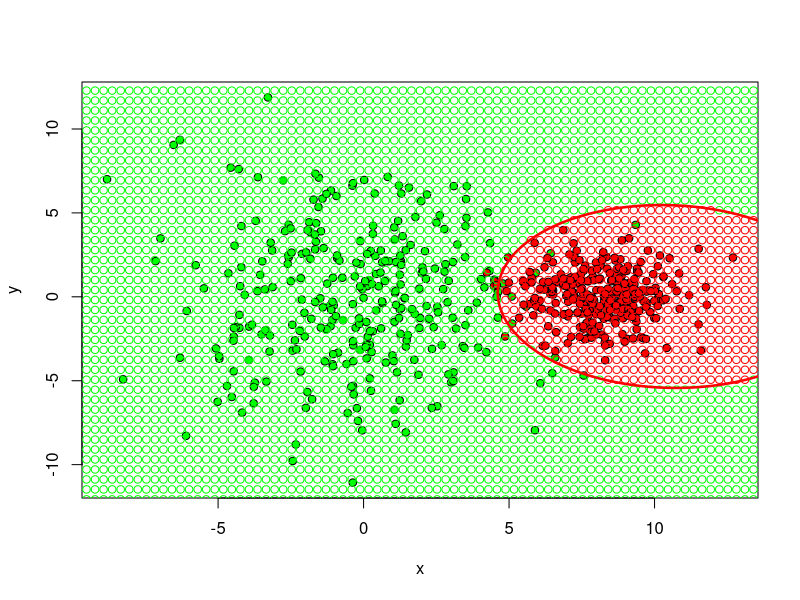

This figure's R source:
library(MASS) # Generation of multidimensional normal distribution

getCurveFunc <- function(sigma1, mu1, sigma2, mu2) {
  d1 <- det(sigma1)
  d2 <- det(sigma2)
  invs1 <- solve(sigma1)
  invs2 <- solve(sigma2)
  
  a <- invs1 - invs2
  b <- invs1 %*% t(mu1) - invs2 %*% t(mu2)
  
  A <- a[1,1] # x^2
  B <- a[2,2] # y^2
  C <- 2 * a[1, 2] # xy
  D <- -2 * b[1, 1] # x
  E <- -2 * b[2, 1] # y
  G <- c(mu1 %*% invs1 %*% t(mu1) - mu2 %*% invs2 %*% t(mu2)) + log(abs(det(sigma1))) - log(abs(det(sigma2)))
  
  func <- function(x,y) {
    x^2 * A + y^2 * B + x*y*C + x*D + y*E + G
  }
  return(func)
}

getPlugInClassificator <- function(Prob = c(1),Prior = c(2),means,vars)
{
  n <- dim(means)[1]
  funcs <- list()
  
  makefunc <- function(i) {
    force(i)
    function(X)
    { 
      res <- Prob[i] * Prior[i]
      l <- length(X)
      chisl <- exp(
        (-1/2)*(
          t(X-as.vector(means[,i])) %*% solve(vars[[i]]) %*% (X-as.vector(means[,i]))
        )
      )
      res <- res * chisl/((2*pi) * det(vars[[i]])^(1/2))
      
      return(res)
    }
  }
  for(i in seq(n))
  {
    funcs[[i]] <- makefunc(i)
  }
  
  solvingFunc <- function(X)
  {
    results <- vector()
    for (i in seq(n))
    {
      results[i] <- funcs[[i]](X)
    }
    return(which.max(results))
  }
  return(solvingFunc)
}

# Count of objects in each class
objects_count <- 300 

# Generation of test data
Sigma1 <- matrix(c(10, 0, 0, 15), 2, 2)
Sigma2 <- matrix(c(2, 0, 0, 2), 2, 2)
Mu1 <- c(0, 0)
Mu2 <- c(8, 0)
xy1 <- mvrnorm(n = objects_count, Mu1, Sigma1)
xy2 <- mvrnorm(n = objects_count, Mu2, Sigma2)

# Assembling 2 classes in one sample xl
xl <- rbind(cbind(xy1, 1), cbind(xy2, 2))

# Drawing the training sample
colors <- c("green", "red")
plot(NULL, xlim=c(min(xl[ , 1]),max(xl[ , 1])), ylim=c(min(xl[ , 2]),max(xl[ , 2])), ylab="y", xlab="x")
points(xl[ , 1], xl[ , 2], pch = 21, bg = colors[xl[ ,3]], asp = 1, xlab = "x", ylab = "y")
# Evaluation
mu1 <- matrix(c(mean(xy1[,1]),mean(xy1[,2])),1,2)
mu2 <- matrix(c(mean(xy2[,1]),mean(xy2[,2])),1,2)

sigma1 <- var(xy1)
sigma2 <- var(xy2)


means<-matrix(c(mu1,mu2),length(mu1),2)
vars<-list()
vars[[1]]<-sigma1
vars[[2]]<-sigma2



plug_in_func <- getPlugInClassificator(rep(1,length(vars)),rep(1,length(vars)),means = means, vars = vars)

minx <- min(xy1[,1], xy2[,1]) - 1
miny <- min(xy1[,2], xy2[,2]) - 1
maxx <- max(xy1[,1], xy2[,1]) + 1
maxy <- max(xy1[,2], xy2[,2]) + 1
xstep <- (maxx-minx)/80
ystep <- (maxy-miny)/42
i <- minx
while(i <= maxx)
{ 
  j <- miny
  while(j <= maxy)
  {
    xy <- c(i,j)
    points(xy[1],xy[2], col=colors[plug_in_func(xy)])
    
    j <- j+ystep
  }
  i <- i+xstep
}

curveFunc <- getCurveFunc(sigma1, mu1, sigma2, mu2)
x <- y <- seq(-20, 40, len = 500)
z <- outer(x, y, curveFunc)
contour(x, y, z, levels = 0, drawlabels = FALSE, lwd = 2.5, col = "red", add = TRUE)